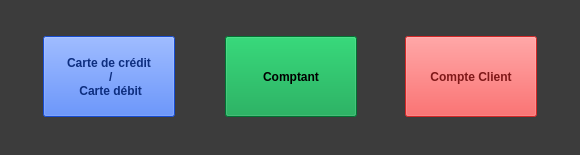
<?xml version="1.0" encoding="UTF-8"?>
<ui version="4.0">
 <class>YerothPOSVenteMethodePaiementDialog</class>
 <widget class="QDialog" name="YerothPOSVenteMethodePaiementDialog">
  <property name="windowModality">
   <enum>Qt::WindowModal</enum>
  </property>
  <property name="geometry">
   <rect>
    <x>0</x>
    <y>0</y>
    <width>580</width>
    <height>155</height>
   </rect>
  </property>
  <property name="palette">
   <palette>
    <active>
     <colorrole role="WindowText">
      <brush brushstyle="SolidPattern">
       <color alpha="255">
        <red>255</red>
        <green>255</green>
        <blue>255</blue>
       </color>
      </brush>
     </colorrole>
     <colorrole role="Button">
      <brush brushstyle="SolidPattern">
       <color alpha="255">
        <red>60</red>
        <green>60</green>
        <blue>60</blue>
       </color>
      </brush>
     </colorrole>
     <colorrole role="Light">
      <brush brushstyle="SolidPattern">
       <color alpha="255">
        <red>90</red>
        <green>90</green>
        <blue>90</blue>
       </color>
      </brush>
     </colorrole>
     <colorrole role="Midlight">
      <brush brushstyle="SolidPattern">
       <color alpha="255">
        <red>75</red>
        <green>75</green>
        <blue>75</blue>
       </color>
      </brush>
     </colorrole>
     <colorrole role="Dark">
      <brush brushstyle="SolidPattern">
       <color alpha="255">
        <red>30</red>
        <green>30</green>
        <blue>30</blue>
       </color>
      </brush>
     </colorrole>
     <colorrole role="Mid">
      <brush brushstyle="SolidPattern">
       <color alpha="255">
        <red>40</red>
        <green>40</green>
        <blue>40</blue>
       </color>
      </brush>
     </colorrole>
     <colorrole role="Text">
      <brush brushstyle="SolidPattern">
       <color alpha="255">
        <red>255</red>
        <green>255</green>
        <blue>255</blue>
       </color>
      </brush>
     </colorrole>
     <colorrole role="BrightText">
      <brush brushstyle="SolidPattern">
       <color alpha="255">
        <red>255</red>
        <green>255</green>
        <blue>255</blue>
       </color>
      </brush>
     </colorrole>
     <colorrole role="ButtonText">
      <brush brushstyle="SolidPattern">
       <color alpha="255">
        <red>255</red>
        <green>255</green>
        <blue>255</blue>
       </color>
      </brush>
     </colorrole>
     <colorrole role="Base">
      <brush brushstyle="SolidPattern">
       <color alpha="255">
        <red>0</red>
        <green>0</green>
        <blue>0</blue>
       </color>
      </brush>
     </colorrole>
     <colorrole role="Window">
      <brush brushstyle="SolidPattern">
       <color alpha="255">
        <red>60</red>
        <green>60</green>
        <blue>60</blue>
       </color>
      </brush>
     </colorrole>
     <colorrole role="Shadow">
      <brush brushstyle="SolidPattern">
       <color alpha="255">
        <red>0</red>
        <green>0</green>
        <blue>0</blue>
       </color>
      </brush>
     </colorrole>
     <colorrole role="AlternateBase">
      <brush brushstyle="SolidPattern">
       <color alpha="255">
        <red>30</red>
        <green>30</green>
        <blue>30</blue>
       </color>
      </brush>
     </colorrole>
     <colorrole role="ToolTipBase">
      <brush brushstyle="SolidPattern">
       <color alpha="255">
        <red>255</red>
        <green>255</green>
        <blue>220</blue>
       </color>
      </brush>
     </colorrole>
     <colorrole role="ToolTipText">
      <brush brushstyle="SolidPattern">
       <color alpha="255">
        <red>0</red>
        <green>0</green>
        <blue>0</blue>
       </color>
      </brush>
     </colorrole>
    </active>
    <inactive>
     <colorrole role="WindowText">
      <brush brushstyle="SolidPattern">
       <color alpha="255">
        <red>255</red>
        <green>255</green>
        <blue>255</blue>
       </color>
      </brush>
     </colorrole>
     <colorrole role="Button">
      <brush brushstyle="SolidPattern">
       <color alpha="255">
        <red>60</red>
        <green>60</green>
        <blue>60</blue>
       </color>
      </brush>
     </colorrole>
     <colorrole role="Light">
      <brush brushstyle="SolidPattern">
       <color alpha="255">
        <red>90</red>
        <green>90</green>
        <blue>90</blue>
       </color>
      </brush>
     </colorrole>
     <colorrole role="Midlight">
      <brush brushstyle="SolidPattern">
       <color alpha="255">
        <red>75</red>
        <green>75</green>
        <blue>75</blue>
       </color>
      </brush>
     </colorrole>
     <colorrole role="Dark">
      <brush brushstyle="SolidPattern">
       <color alpha="255">
        <red>30</red>
        <green>30</green>
        <blue>30</blue>
       </color>
      </brush>
     </colorrole>
     <colorrole role="Mid">
      <brush brushstyle="SolidPattern">
       <color alpha="255">
        <red>40</red>
        <green>40</green>
        <blue>40</blue>
       </color>
      </brush>
     </colorrole>
     <colorrole role="Text">
      <brush brushstyle="SolidPattern">
       <color alpha="255">
        <red>255</red>
        <green>255</green>
        <blue>255</blue>
       </color>
      </brush>
     </colorrole>
     <colorrole role="BrightText">
      <brush brushstyle="SolidPattern">
       <color alpha="255">
        <red>255</red>
        <green>255</green>
        <blue>255</blue>
       </color>
      </brush>
     </colorrole>
     <colorrole role="ButtonText">
      <brush brushstyle="SolidPattern">
       <color alpha="255">
        <red>255</red>
        <green>255</green>
        <blue>255</blue>
       </color>
      </brush>
     </colorrole>
     <colorrole role="Base">
      <brush brushstyle="SolidPattern">
       <color alpha="255">
        <red>0</red>
        <green>0</green>
        <blue>0</blue>
       </color>
      </brush>
     </colorrole>
     <colorrole role="Window">
      <brush brushstyle="SolidPattern">
       <color alpha="255">
        <red>60</red>
        <green>60</green>
        <blue>60</blue>
       </color>
      </brush>
     </colorrole>
     <colorrole role="Shadow">
      <brush brushstyle="SolidPattern">
       <color alpha="255">
        <red>0</red>
        <green>0</green>
        <blue>0</blue>
       </color>
      </brush>
     </colorrole>
     <colorrole role="AlternateBase">
      <brush brushstyle="SolidPattern">
       <color alpha="255">
        <red>30</red>
        <green>30</green>
        <blue>30</blue>
       </color>
      </brush>
     </colorrole>
     <colorrole role="ToolTipBase">
      <brush brushstyle="SolidPattern">
       <color alpha="255">
        <red>255</red>
        <green>255</green>
        <blue>220</blue>
       </color>
      </brush>
     </colorrole>
     <colorrole role="ToolTipText">
      <brush brushstyle="SolidPattern">
       <color alpha="255">
        <red>0</red>
        <green>0</green>
        <blue>0</blue>
       </color>
      </brush>
     </colorrole>
    </inactive>
    <disabled>
     <colorrole role="WindowText">
      <brush brushstyle="SolidPattern">
       <color alpha="255">
        <red>30</red>
        <green>30</green>
        <blue>30</blue>
       </color>
      </brush>
     </colorrole>
     <colorrole role="Button">
      <brush brushstyle="SolidPattern">
       <color alpha="255">
        <red>60</red>
        <green>60</green>
        <blue>60</blue>
       </color>
      </brush>
     </colorrole>
     <colorrole role="Light">
      <brush brushstyle="SolidPattern">
       <color alpha="255">
        <red>90</red>
        <green>90</green>
        <blue>90</blue>
       </color>
      </brush>
     </colorrole>
     <colorrole role="Midlight">
      <brush brushstyle="SolidPattern">
       <color alpha="255">
        <red>75</red>
        <green>75</green>
        <blue>75</blue>
       </color>
      </brush>
     </colorrole>
     <colorrole role="Dark">
      <brush brushstyle="SolidPattern">
       <color alpha="255">
        <red>30</red>
        <green>30</green>
        <blue>30</blue>
       </color>
      </brush>
     </colorrole>
     <colorrole role="Mid">
      <brush brushstyle="SolidPattern">
       <color alpha="255">
        <red>40</red>
        <green>40</green>
        <blue>40</blue>
       </color>
      </brush>
     </colorrole>
     <colorrole role="Text">
      <brush brushstyle="SolidPattern">
       <color alpha="255">
        <red>30</red>
        <green>30</green>
        <blue>30</blue>
       </color>
      </brush>
     </colorrole>
     <colorrole role="BrightText">
      <brush brushstyle="SolidPattern">
       <color alpha="255">
        <red>255</red>
        <green>255</green>
        <blue>255</blue>
       </color>
      </brush>
     </colorrole>
     <colorrole role="ButtonText">
      <brush brushstyle="SolidPattern">
       <color alpha="255">
        <red>30</red>
        <green>30</green>
        <blue>30</blue>
       </color>
      </brush>
     </colorrole>
     <colorrole role="Base">
      <brush brushstyle="SolidPattern">
       <color alpha="255">
        <red>60</red>
        <green>60</green>
        <blue>60</blue>
       </color>
      </brush>
     </colorrole>
     <colorrole role="Window">
      <brush brushstyle="SolidPattern">
       <color alpha="255">
        <red>60</red>
        <green>60</green>
        <blue>60</blue>
       </color>
      </brush>
     </colorrole>
     <colorrole role="Shadow">
      <brush brushstyle="SolidPattern">
       <color alpha="255">
        <red>0</red>
        <green>0</green>
        <blue>0</blue>
       </color>
      </brush>
     </colorrole>
     <colorrole role="AlternateBase">
      <brush brushstyle="SolidPattern">
       <color alpha="255">
        <red>60</red>
        <green>60</green>
        <blue>60</blue>
       </color>
      </brush>
     </colorrole>
     <colorrole role="ToolTipBase">
      <brush brushstyle="SolidPattern">
       <color alpha="255">
        <red>255</red>
        <green>255</green>
        <blue>220</blue>
       </color>
      </brush>
     </colorrole>
     <colorrole role="ToolTipText">
      <brush brushstyle="SolidPattern">
       <color alpha="255">
        <red>0</red>
        <green>0</green>
        <blue>0</blue>
       </color>
      </brush>
     </colorrole>
    </disabled>
   </palette>
  </property>
  <property name="windowTitle">
   <string>Dialog</string>
  </property>
  <widget class="YerothPushButton" name="pushButton_comptant">
   <property name="enabled">
    <bool>true</bool>
   </property>
   <property name="geometry">
    <rect>
     <x>225</x>
     <y>36</y>
     <width>132</width>
     <height>81</height>
    </rect>
   </property>
   <property name="palette">
    <palette>
     <active>
      <colorrole role="WindowText">
       <brush brushstyle="SolidPattern">
        <color alpha="255">
         <red>0</red>
         <green>0</green>
         <blue>0</blue>
        </color>
       </brush>
      </colorrole>
      <colorrole role="Button">
       <brush brushstyle="SolidPattern">
        <color alpha="255">
         <red>2</red>
         <green>160</green>
         <blue>70</blue>
        </color>
       </brush>
      </colorrole>
      <colorrole role="Light">
       <brush brushstyle="SolidPattern">
        <color alpha="255">
         <red>3</red>
         <green>240</green>
         <blue>105</blue>
        </color>
       </brush>
      </colorrole>
      <colorrole role="Midlight">
       <brush brushstyle="SolidPattern">
        <color alpha="255">
         <red>2</red>
         <green>200</green>
         <blue>87</blue>
        </color>
       </brush>
      </colorrole>
      <colorrole role="Dark">
       <brush brushstyle="SolidPattern">
        <color alpha="255">
         <red>1</red>
         <green>80</green>
         <blue>35</blue>
        </color>
       </brush>
      </colorrole>
      <colorrole role="Mid">
       <brush brushstyle="SolidPattern">
        <color alpha="255">
         <red>1</red>
         <green>107</green>
         <blue>46</blue>
        </color>
       </brush>
      </colorrole>
      <colorrole role="Text">
       <brush brushstyle="SolidPattern">
        <color alpha="255">
         <red>0</red>
         <green>0</green>
         <blue>0</blue>
        </color>
       </brush>
      </colorrole>
      <colorrole role="BrightText">
       <brush brushstyle="SolidPattern">
        <color alpha="255">
         <red>255</red>
         <green>255</green>
         <blue>255</blue>
        </color>
       </brush>
      </colorrole>
      <colorrole role="ButtonText">
       <brush brushstyle="SolidPattern">
        <color alpha="255">
         <red>0</red>
         <green>0</green>
         <blue>0</blue>
        </color>
       </brush>
      </colorrole>
      <colorrole role="Base">
       <brush brushstyle="SolidPattern">
        <color alpha="255">
         <red>255</red>
         <green>255</green>
         <blue>255</blue>
        </color>
       </brush>
      </colorrole>
      <colorrole role="Window">
       <brush brushstyle="SolidPattern">
        <color alpha="255">
         <red>2</red>
         <green>160</green>
         <blue>70</blue>
        </color>
       </brush>
      </colorrole>
      <colorrole role="Shadow">
       <brush brushstyle="SolidPattern">
        <color alpha="255">
         <red>0</red>
         <green>0</green>
         <blue>0</blue>
        </color>
       </brush>
      </colorrole>
      <colorrole role="AlternateBase">
       <brush brushstyle="SolidPattern">
        <color alpha="255">
         <red>128</red>
         <green>207</green>
         <blue>162</blue>
        </color>
       </brush>
      </colorrole>
      <colorrole role="ToolTipBase">
       <brush brushstyle="SolidPattern">
        <color alpha="255">
         <red>255</red>
         <green>255</green>
         <blue>220</blue>
        </color>
       </brush>
      </colorrole>
      <colorrole role="ToolTipText">
       <brush brushstyle="SolidPattern">
        <color alpha="255">
         <red>0</red>
         <green>0</green>
         <blue>0</blue>
        </color>
       </brush>
      </colorrole>
     </active>
     <inactive>
      <colorrole role="WindowText">
       <brush brushstyle="SolidPattern">
        <color alpha="255">
         <red>0</red>
         <green>0</green>
         <blue>0</blue>
        </color>
       </brush>
      </colorrole>
      <colorrole role="Button">
       <brush brushstyle="SolidPattern">
        <color alpha="255">
         <red>2</red>
         <green>160</green>
         <blue>70</blue>
        </color>
       </brush>
      </colorrole>
      <colorrole role="Light">
       <brush brushstyle="SolidPattern">
        <color alpha="255">
         <red>3</red>
         <green>240</green>
         <blue>105</blue>
        </color>
       </brush>
      </colorrole>
      <colorrole role="Midlight">
       <brush brushstyle="SolidPattern">
        <color alpha="255">
         <red>2</red>
         <green>200</green>
         <blue>87</blue>
        </color>
       </brush>
      </colorrole>
      <colorrole role="Dark">
       <brush brushstyle="SolidPattern">
        <color alpha="255">
         <red>1</red>
         <green>80</green>
         <blue>35</blue>
        </color>
       </brush>
      </colorrole>
      <colorrole role="Mid">
       <brush brushstyle="SolidPattern">
        <color alpha="255">
         <red>1</red>
         <green>107</green>
         <blue>46</blue>
        </color>
       </brush>
      </colorrole>
      <colorrole role="Text">
       <brush brushstyle="SolidPattern">
        <color alpha="255">
         <red>0</red>
         <green>0</green>
         <blue>0</blue>
        </color>
       </brush>
      </colorrole>
      <colorrole role="BrightText">
       <brush brushstyle="SolidPattern">
        <color alpha="255">
         <red>255</red>
         <green>255</green>
         <blue>255</blue>
        </color>
       </brush>
      </colorrole>
      <colorrole role="ButtonText">
       <brush brushstyle="SolidPattern">
        <color alpha="255">
         <red>0</red>
         <green>0</green>
         <blue>0</blue>
        </color>
       </brush>
      </colorrole>
      <colorrole role="Base">
       <brush brushstyle="SolidPattern">
        <color alpha="255">
         <red>255</red>
         <green>255</green>
         <blue>255</blue>
        </color>
       </brush>
      </colorrole>
      <colorrole role="Window">
       <brush brushstyle="SolidPattern">
        <color alpha="255">
         <red>2</red>
         <green>160</green>
         <blue>70</blue>
        </color>
       </brush>
      </colorrole>
      <colorrole role="Shadow">
       <brush brushstyle="SolidPattern">
        <color alpha="255">
         <red>0</red>
         <green>0</green>
         <blue>0</blue>
        </color>
       </brush>
      </colorrole>
      <colorrole role="AlternateBase">
       <brush brushstyle="SolidPattern">
        <color alpha="255">
         <red>128</red>
         <green>207</green>
         <blue>162</blue>
        </color>
       </brush>
      </colorrole>
      <colorrole role="ToolTipBase">
       <brush brushstyle="SolidPattern">
        <color alpha="255">
         <red>255</red>
         <green>255</green>
         <blue>220</blue>
        </color>
       </brush>
      </colorrole>
      <colorrole role="ToolTipText">
       <brush brushstyle="SolidPattern">
        <color alpha="255">
         <red>0</red>
         <green>0</green>
         <blue>0</blue>
        </color>
       </brush>
      </colorrole>
     </inactive>
     <disabled>
      <colorrole role="WindowText">
       <brush brushstyle="SolidPattern">
        <color alpha="255">
         <red>1</red>
         <green>80</green>
         <blue>35</blue>
        </color>
       </brush>
      </colorrole>
      <colorrole role="Button">
       <brush brushstyle="SolidPattern">
        <color alpha="255">
         <red>2</red>
         <green>160</green>
         <blue>70</blue>
        </color>
       </brush>
      </colorrole>
      <colorrole role="Light">
       <brush brushstyle="SolidPattern">
        <color alpha="255">
         <red>3</red>
         <green>240</green>
         <blue>105</blue>
        </color>
       </brush>
      </colorrole>
      <colorrole role="Midlight">
       <brush brushstyle="SolidPattern">
        <color alpha="255">
         <red>2</red>
         <green>200</green>
         <blue>87</blue>
        </color>
       </brush>
      </colorrole>
      <colorrole role="Dark">
       <brush brushstyle="SolidPattern">
        <color alpha="255">
         <red>1</red>
         <green>80</green>
         <blue>35</blue>
        </color>
       </brush>
      </colorrole>
      <colorrole role="Mid">
       <brush brushstyle="SolidPattern">
        <color alpha="255">
         <red>1</red>
         <green>107</green>
         <blue>46</blue>
        </color>
       </brush>
      </colorrole>
      <colorrole role="Text">
       <brush brushstyle="SolidPattern">
        <color alpha="255">
         <red>1</red>
         <green>80</green>
         <blue>35</blue>
        </color>
       </brush>
      </colorrole>
      <colorrole role="BrightText">
       <brush brushstyle="SolidPattern">
        <color alpha="255">
         <red>255</red>
         <green>255</green>
         <blue>255</blue>
        </color>
       </brush>
      </colorrole>
      <colorrole role="ButtonText">
       <brush brushstyle="SolidPattern">
        <color alpha="255">
         <red>1</red>
         <green>80</green>
         <blue>35</blue>
        </color>
       </brush>
      </colorrole>
      <colorrole role="Base">
       <brush brushstyle="SolidPattern">
        <color alpha="255">
         <red>2</red>
         <green>160</green>
         <blue>70</blue>
        </color>
       </brush>
      </colorrole>
      <colorrole role="Window">
       <brush brushstyle="SolidPattern">
        <color alpha="255">
         <red>2</red>
         <green>160</green>
         <blue>70</blue>
        </color>
       </brush>
      </colorrole>
      <colorrole role="Shadow">
       <brush brushstyle="SolidPattern">
        <color alpha="255">
         <red>0</red>
         <green>0</green>
         <blue>0</blue>
        </color>
       </brush>
      </colorrole>
      <colorrole role="AlternateBase">
       <brush brushstyle="SolidPattern">
        <color alpha="255">
         <red>2</red>
         <green>160</green>
         <blue>70</blue>
        </color>
       </brush>
      </colorrole>
      <colorrole role="ToolTipBase">
       <brush brushstyle="SolidPattern">
        <color alpha="255">
         <red>255</red>
         <green>255</green>
         <blue>220</blue>
        </color>
       </brush>
      </colorrole>
      <colorrole role="ToolTipText">
       <brush brushstyle="SolidPattern">
        <color alpha="255">
         <red>0</red>
         <green>0</green>
         <blue>0</blue>
        </color>
       </brush>
      </colorrole>
     </disabled>
    </palette>
   </property>
   <property name="font">
    <font>
     <weight>75</weight>
     <bold>true</bold>
     <underline>false</underline>
     <strikeout>false</strikeout>
    </font>
   </property>
   <property name="text">
    <string>Comptant</string>
   </property>
   <property name="autoDefault">
    <bool>false</bool>
   </property>
   <property name="flat">
    <bool>false</bool>
   </property>
  </widget>
  <widget class="YerothPushButton" name="pushButton_carte_de_credit">
   <property name="enabled">
    <bool>false</bool>
   </property>
   <property name="geometry">
    <rect>
     <x>43</x>
     <y>36</y>
     <width>132</width>
     <height>81</height>
    </rect>
   </property>
   <property name="palette">
    <palette>
     <active>
      <colorrole role="WindowText">
       <brush brushstyle="SolidPattern">
        <color alpha="255">
         <red>0</red>
         <green>0</green>
         <blue>0</blue>
        </color>
       </brush>
      </colorrole>
      <colorrole role="Button">
       <brush brushstyle="SolidPattern">
        <color alpha="255">
         <red>27</red>
         <green>93</green>
         <blue>255</blue>
        </color>
       </brush>
      </colorrole>
      <colorrole role="Light">
       <brush brushstyle="SolidPattern">
        <color alpha="255">
         <red>155</red>
         <green>184</green>
         <blue>255</blue>
        </color>
       </brush>
      </colorrole>
      <colorrole role="Midlight">
       <brush brushstyle="SolidPattern">
        <color alpha="255">
         <red>91</red>
         <green>138</green>
         <blue>255</blue>
        </color>
       </brush>
      </colorrole>
      <colorrole role="Dark">
       <brush brushstyle="SolidPattern">
        <color alpha="255">
         <red>13</red>
         <green>46</green>
         <blue>127</blue>
        </color>
       </brush>
      </colorrole>
      <colorrole role="Mid">
       <brush brushstyle="SolidPattern">
        <color alpha="255">
         <red>18</red>
         <green>62</green>
         <blue>170</blue>
        </color>
       </brush>
      </colorrole>
      <colorrole role="Text">
       <brush brushstyle="SolidPattern">
        <color alpha="255">
         <red>0</red>
         <green>0</green>
         <blue>0</blue>
        </color>
       </brush>
      </colorrole>
      <colorrole role="BrightText">
       <brush brushstyle="SolidPattern">
        <color alpha="255">
         <red>255</red>
         <green>255</green>
         <blue>255</blue>
        </color>
       </brush>
      </colorrole>
      <colorrole role="ButtonText">
       <brush brushstyle="SolidPattern">
        <color alpha="255">
         <red>0</red>
         <green>0</green>
         <blue>0</blue>
        </color>
       </brush>
      </colorrole>
      <colorrole role="Base">
       <brush brushstyle="SolidPattern">
        <color alpha="255">
         <red>255</red>
         <green>255</green>
         <blue>255</blue>
        </color>
       </brush>
      </colorrole>
      <colorrole role="Window">
       <brush brushstyle="SolidPattern">
        <color alpha="255">
         <red>27</red>
         <green>93</green>
         <blue>255</blue>
        </color>
       </brush>
      </colorrole>
      <colorrole role="Shadow">
       <brush brushstyle="SolidPattern">
        <color alpha="255">
         <red>0</red>
         <green>0</green>
         <blue>0</blue>
        </color>
       </brush>
      </colorrole>
      <colorrole role="AlternateBase">
       <brush brushstyle="SolidPattern">
        <color alpha="255">
         <red>141</red>
         <green>174</green>
         <blue>255</blue>
        </color>
       </brush>
      </colorrole>
      <colorrole role="ToolTipBase">
       <brush brushstyle="SolidPattern">
        <color alpha="255">
         <red>255</red>
         <green>255</green>
         <blue>220</blue>
        </color>
       </brush>
      </colorrole>
      <colorrole role="ToolTipText">
       <brush brushstyle="SolidPattern">
        <color alpha="255">
         <red>0</red>
         <green>0</green>
         <blue>0</blue>
        </color>
       </brush>
      </colorrole>
     </active>
     <inactive>
      <colorrole role="WindowText">
       <brush brushstyle="SolidPattern">
        <color alpha="255">
         <red>0</red>
         <green>0</green>
         <blue>0</blue>
        </color>
       </brush>
      </colorrole>
      <colorrole role="Button">
       <brush brushstyle="SolidPattern">
        <color alpha="255">
         <red>27</red>
         <green>93</green>
         <blue>255</blue>
        </color>
       </brush>
      </colorrole>
      <colorrole role="Light">
       <brush brushstyle="SolidPattern">
        <color alpha="255">
         <red>155</red>
         <green>184</green>
         <blue>255</blue>
        </color>
       </brush>
      </colorrole>
      <colorrole role="Midlight">
       <brush brushstyle="SolidPattern">
        <color alpha="255">
         <red>91</red>
         <green>138</green>
         <blue>255</blue>
        </color>
       </brush>
      </colorrole>
      <colorrole role="Dark">
       <brush brushstyle="SolidPattern">
        <color alpha="255">
         <red>13</red>
         <green>46</green>
         <blue>127</blue>
        </color>
       </brush>
      </colorrole>
      <colorrole role="Mid">
       <brush brushstyle="SolidPattern">
        <color alpha="255">
         <red>18</red>
         <green>62</green>
         <blue>170</blue>
        </color>
       </brush>
      </colorrole>
      <colorrole role="Text">
       <brush brushstyle="SolidPattern">
        <color alpha="255">
         <red>0</red>
         <green>0</green>
         <blue>0</blue>
        </color>
       </brush>
      </colorrole>
      <colorrole role="BrightText">
       <brush brushstyle="SolidPattern">
        <color alpha="255">
         <red>255</red>
         <green>255</green>
         <blue>255</blue>
        </color>
       </brush>
      </colorrole>
      <colorrole role="ButtonText">
       <brush brushstyle="SolidPattern">
        <color alpha="255">
         <red>0</red>
         <green>0</green>
         <blue>0</blue>
        </color>
       </brush>
      </colorrole>
      <colorrole role="Base">
       <brush brushstyle="SolidPattern">
        <color alpha="255">
         <red>255</red>
         <green>255</green>
         <blue>255</blue>
        </color>
       </brush>
      </colorrole>
      <colorrole role="Window">
       <brush brushstyle="SolidPattern">
        <color alpha="255">
         <red>27</red>
         <green>93</green>
         <blue>255</blue>
        </color>
       </brush>
      </colorrole>
      <colorrole role="Shadow">
       <brush brushstyle="SolidPattern">
        <color alpha="255">
         <red>0</red>
         <green>0</green>
         <blue>0</blue>
        </color>
       </brush>
      </colorrole>
      <colorrole role="AlternateBase">
       <brush brushstyle="SolidPattern">
        <color alpha="255">
         <red>141</red>
         <green>174</green>
         <blue>255</blue>
        </color>
       </brush>
      </colorrole>
      <colorrole role="ToolTipBase">
       <brush brushstyle="SolidPattern">
        <color alpha="255">
         <red>255</red>
         <green>255</green>
         <blue>220</blue>
        </color>
       </brush>
      </colorrole>
      <colorrole role="ToolTipText">
       <brush brushstyle="SolidPattern">
        <color alpha="255">
         <red>0</red>
         <green>0</green>
         <blue>0</blue>
        </color>
       </brush>
      </colorrole>
     </inactive>
     <disabled>
      <colorrole role="WindowText">
       <brush brushstyle="SolidPattern">
        <color alpha="255">
         <red>13</red>
         <green>46</green>
         <blue>127</blue>
        </color>
       </brush>
      </colorrole>
      <colorrole role="Button">
       <brush brushstyle="SolidPattern">
        <color alpha="255">
         <red>27</red>
         <green>93</green>
         <blue>255</blue>
        </color>
       </brush>
      </colorrole>
      <colorrole role="Light">
       <brush brushstyle="SolidPattern">
        <color alpha="255">
         <red>155</red>
         <green>184</green>
         <blue>255</blue>
        </color>
       </brush>
      </colorrole>
      <colorrole role="Midlight">
       <brush brushstyle="SolidPattern">
        <color alpha="255">
         <red>91</red>
         <green>138</green>
         <blue>255</blue>
        </color>
       </brush>
      </colorrole>
      <colorrole role="Dark">
       <brush brushstyle="SolidPattern">
        <color alpha="255">
         <red>13</red>
         <green>46</green>
         <blue>127</blue>
        </color>
       </brush>
      </colorrole>
      <colorrole role="Mid">
       <brush brushstyle="SolidPattern">
        <color alpha="255">
         <red>18</red>
         <green>62</green>
         <blue>170</blue>
        </color>
       </brush>
      </colorrole>
      <colorrole role="Text">
       <brush brushstyle="SolidPattern">
        <color alpha="255">
         <red>13</red>
         <green>46</green>
         <blue>127</blue>
        </color>
       </brush>
      </colorrole>
      <colorrole role="BrightText">
       <brush brushstyle="SolidPattern">
        <color alpha="255">
         <red>255</red>
         <green>255</green>
         <blue>255</blue>
        </color>
       </brush>
      </colorrole>
      <colorrole role="ButtonText">
       <brush brushstyle="SolidPattern">
        <color alpha="255">
         <red>13</red>
         <green>46</green>
         <blue>127</blue>
        </color>
       </brush>
      </colorrole>
      <colorrole role="Base">
       <brush brushstyle="SolidPattern">
        <color alpha="255">
         <red>27</red>
         <green>93</green>
         <blue>255</blue>
        </color>
       </brush>
      </colorrole>
      <colorrole role="Window">
       <brush brushstyle="SolidPattern">
        <color alpha="255">
         <red>27</red>
         <green>93</green>
         <blue>255</blue>
        </color>
       </brush>
      </colorrole>
      <colorrole role="Shadow">
       <brush brushstyle="SolidPattern">
        <color alpha="255">
         <red>0</red>
         <green>0</green>
         <blue>0</blue>
        </color>
       </brush>
      </colorrole>
      <colorrole role="AlternateBase">
       <brush brushstyle="SolidPattern">
        <color alpha="255">
         <red>27</red>
         <green>93</green>
         <blue>255</blue>
        </color>
       </brush>
      </colorrole>
      <colorrole role="ToolTipBase">
       <brush brushstyle="SolidPattern">
        <color alpha="255">
         <red>255</red>
         <green>255</green>
         <blue>220</blue>
        </color>
       </brush>
      </colorrole>
      <colorrole role="ToolTipText">
       <brush brushstyle="SolidPattern">
        <color alpha="255">
         <red>0</red>
         <green>0</green>
         <blue>0</blue>
        </color>
       </brush>
      </colorrole>
     </disabled>
    </palette>
   </property>
   <property name="font">
    <font>
     <weight>75</weight>
     <bold>true</bold>
     <underline>false</underline>
     <strikeout>false</strikeout>
    </font>
   </property>
   <property name="text">
    <string>Carte de crédit 
 / 
 Carte débit</string>
   </property>
   <property name="autoDefault">
    <bool>false</bool>
   </property>
   <property name="flat">
    <bool>false</bool>
   </property>
  </widget>
  <widget class="YerothPushButton" name="pushButton_compte_client">
   <property name="enabled">
    <bool>false</bool>
   </property>
   <property name="geometry">
    <rect>
     <x>405</x>
     <y>36</y>
     <width>132</width>
     <height>81</height>
    </rect>
   </property>
   <property name="palette">
    <palette>
     <active>
      <colorrole role="WindowText">
       <brush brushstyle="SolidPattern">
        <color alpha="255">
         <red>0</red>
         <green>0</green>
         <blue>0</blue>
        </color>
       </brush>
      </colorrole>
      <colorrole role="Button">
       <brush brushstyle="SolidPattern">
        <color alpha="255">
         <red>255</red>
         <green>48</green>
         <blue>48</blue>
        </color>
       </brush>
      </colorrole>
      <colorrole role="Light">
       <brush brushstyle="SolidPattern">
        <color alpha="255">
         <red>255</red>
         <green>176</green>
         <blue>176</blue>
        </color>
       </brush>
      </colorrole>
      <colorrole role="Midlight">
       <brush brushstyle="SolidPattern">
        <color alpha="255">
         <red>255</red>
         <green>112</green>
         <blue>112</blue>
        </color>
       </brush>
      </colorrole>
      <colorrole role="Dark">
       <brush brushstyle="SolidPattern">
        <color alpha="255">
         <red>127</red>
         <green>24</green>
         <blue>24</blue>
        </color>
       </brush>
      </colorrole>
      <colorrole role="Mid">
       <brush brushstyle="SolidPattern">
        <color alpha="255">
         <red>170</red>
         <green>32</green>
         <blue>32</blue>
        </color>
       </brush>
      </colorrole>
      <colorrole role="Text">
       <brush brushstyle="SolidPattern">
        <color alpha="255">
         <red>0</red>
         <green>0</green>
         <blue>0</blue>
        </color>
       </brush>
      </colorrole>
      <colorrole role="BrightText">
       <brush brushstyle="SolidPattern">
        <color alpha="255">
         <red>255</red>
         <green>255</green>
         <blue>255</blue>
        </color>
       </brush>
      </colorrole>
      <colorrole role="ButtonText">
       <brush brushstyle="SolidPattern">
        <color alpha="255">
         <red>0</red>
         <green>0</green>
         <blue>0</blue>
        </color>
       </brush>
      </colorrole>
      <colorrole role="Base">
       <brush brushstyle="SolidPattern">
        <color alpha="255">
         <red>255</red>
         <green>255</green>
         <blue>255</blue>
        </color>
       </brush>
      </colorrole>
      <colorrole role="Window">
       <brush brushstyle="SolidPattern">
        <color alpha="255">
         <red>255</red>
         <green>48</green>
         <blue>48</blue>
        </color>
       </brush>
      </colorrole>
      <colorrole role="Shadow">
       <brush brushstyle="SolidPattern">
        <color alpha="255">
         <red>0</red>
         <green>0</green>
         <blue>0</blue>
        </color>
       </brush>
      </colorrole>
      <colorrole role="AlternateBase">
       <brush brushstyle="SolidPattern">
        <color alpha="255">
         <red>255</red>
         <green>151</green>
         <blue>151</blue>
        </color>
       </brush>
      </colorrole>
      <colorrole role="ToolTipBase">
       <brush brushstyle="SolidPattern">
        <color alpha="255">
         <red>255</red>
         <green>255</green>
         <blue>220</blue>
        </color>
       </brush>
      </colorrole>
      <colorrole role="ToolTipText">
       <brush brushstyle="SolidPattern">
        <color alpha="255">
         <red>0</red>
         <green>0</green>
         <blue>0</blue>
        </color>
       </brush>
      </colorrole>
     </active>
     <inactive>
      <colorrole role="WindowText">
       <brush brushstyle="SolidPattern">
        <color alpha="255">
         <red>0</red>
         <green>0</green>
         <blue>0</blue>
        </color>
       </brush>
      </colorrole>
      <colorrole role="Button">
       <brush brushstyle="SolidPattern">
        <color alpha="255">
         <red>255</red>
         <green>48</green>
         <blue>48</blue>
        </color>
       </brush>
      </colorrole>
      <colorrole role="Light">
       <brush brushstyle="SolidPattern">
        <color alpha="255">
         <red>255</red>
         <green>176</green>
         <blue>176</blue>
        </color>
       </brush>
      </colorrole>
      <colorrole role="Midlight">
       <brush brushstyle="SolidPattern">
        <color alpha="255">
         <red>255</red>
         <green>112</green>
         <blue>112</blue>
        </color>
       </brush>
      </colorrole>
      <colorrole role="Dark">
       <brush brushstyle="SolidPattern">
        <color alpha="255">
         <red>127</red>
         <green>24</green>
         <blue>24</blue>
        </color>
       </brush>
      </colorrole>
      <colorrole role="Mid">
       <brush brushstyle="SolidPattern">
        <color alpha="255">
         <red>170</red>
         <green>32</green>
         <blue>32</blue>
        </color>
       </brush>
      </colorrole>
      <colorrole role="Text">
       <brush brushstyle="SolidPattern">
        <color alpha="255">
         <red>0</red>
         <green>0</green>
         <blue>0</blue>
        </color>
       </brush>
      </colorrole>
      <colorrole role="BrightText">
       <brush brushstyle="SolidPattern">
        <color alpha="255">
         <red>255</red>
         <green>255</green>
         <blue>255</blue>
        </color>
       </brush>
      </colorrole>
      <colorrole role="ButtonText">
       <brush brushstyle="SolidPattern">
        <color alpha="255">
         <red>0</red>
         <green>0</green>
         <blue>0</blue>
        </color>
       </brush>
      </colorrole>
      <colorrole role="Base">
       <brush brushstyle="SolidPattern">
        <color alpha="255">
         <red>255</red>
         <green>255</green>
         <blue>255</blue>
        </color>
       </brush>
      </colorrole>
      <colorrole role="Window">
       <brush brushstyle="SolidPattern">
        <color alpha="255">
         <red>255</red>
         <green>48</green>
         <blue>48</blue>
        </color>
       </brush>
      </colorrole>
      <colorrole role="Shadow">
       <brush brushstyle="SolidPattern">
        <color alpha="255">
         <red>0</red>
         <green>0</green>
         <blue>0</blue>
        </color>
       </brush>
      </colorrole>
      <colorrole role="AlternateBase">
       <brush brushstyle="SolidPattern">
        <color alpha="255">
         <red>255</red>
         <green>151</green>
         <blue>151</blue>
        </color>
       </brush>
      </colorrole>
      <colorrole role="ToolTipBase">
       <brush brushstyle="SolidPattern">
        <color alpha="255">
         <red>255</red>
         <green>255</green>
         <blue>220</blue>
        </color>
       </brush>
      </colorrole>
      <colorrole role="ToolTipText">
       <brush brushstyle="SolidPattern">
        <color alpha="255">
         <red>0</red>
         <green>0</green>
         <blue>0</blue>
        </color>
       </brush>
      </colorrole>
     </inactive>
     <disabled>
      <colorrole role="WindowText">
       <brush brushstyle="SolidPattern">
        <color alpha="255">
         <red>127</red>
         <green>24</green>
         <blue>24</blue>
        </color>
       </brush>
      </colorrole>
      <colorrole role="Button">
       <brush brushstyle="SolidPattern">
        <color alpha="255">
         <red>255</red>
         <green>48</green>
         <blue>48</blue>
        </color>
       </brush>
      </colorrole>
      <colorrole role="Light">
       <brush brushstyle="SolidPattern">
        <color alpha="255">
         <red>255</red>
         <green>176</green>
         <blue>176</blue>
        </color>
       </brush>
      </colorrole>
      <colorrole role="Midlight">
       <brush brushstyle="SolidPattern">
        <color alpha="255">
         <red>255</red>
         <green>112</green>
         <blue>112</blue>
        </color>
       </brush>
      </colorrole>
      <colorrole role="Dark">
       <brush brushstyle="SolidPattern">
        <color alpha="255">
         <red>127</red>
         <green>24</green>
         <blue>24</blue>
        </color>
       </brush>
      </colorrole>
      <colorrole role="Mid">
       <brush brushstyle="SolidPattern">
        <color alpha="255">
         <red>170</red>
         <green>32</green>
         <blue>32</blue>
        </color>
       </brush>
      </colorrole>
      <colorrole role="Text">
       <brush brushstyle="SolidPattern">
        <color alpha="255">
         <red>127</red>
         <green>24</green>
         <blue>24</blue>
        </color>
       </brush>
      </colorrole>
      <colorrole role="BrightText">
       <brush brushstyle="SolidPattern">
        <color alpha="255">
         <red>255</red>
         <green>255</green>
         <blue>255</blue>
        </color>
       </brush>
      </colorrole>
      <colorrole role="ButtonText">
       <brush brushstyle="SolidPattern">
        <color alpha="255">
         <red>127</red>
         <green>24</green>
         <blue>24</blue>
        </color>
       </brush>
      </colorrole>
      <colorrole role="Base">
       <brush brushstyle="SolidPattern">
        <color alpha="255">
         <red>255</red>
         <green>48</green>
         <blue>48</blue>
        </color>
       </brush>
      </colorrole>
      <colorrole role="Window">
       <brush brushstyle="SolidPattern">
        <color alpha="255">
         <red>255</red>
         <green>48</green>
         <blue>48</blue>
        </color>
       </brush>
      </colorrole>
      <colorrole role="Shadow">
       <brush brushstyle="SolidPattern">
        <color alpha="255">
         <red>0</red>
         <green>0</green>
         <blue>0</blue>
        </color>
       </brush>
      </colorrole>
      <colorrole role="AlternateBase">
       <brush brushstyle="SolidPattern">
        <color alpha="255">
         <red>255</red>
         <green>48</green>
         <blue>48</blue>
        </color>
       </brush>
      </colorrole>
      <colorrole role="ToolTipBase">
       <brush brushstyle="SolidPattern">
        <color alpha="255">
         <red>255</red>
         <green>255</green>
         <blue>220</blue>
        </color>
       </brush>
      </colorrole>
      <colorrole role="ToolTipText">
       <brush brushstyle="SolidPattern">
        <color alpha="255">
         <red>0</red>
         <green>0</green>
         <blue>0</blue>
        </color>
       </brush>
      </colorrole>
     </disabled>
    </palette>
   </property>
   <property name="font">
    <font>
     <weight>75</weight>
     <bold>true</bold>
     <underline>false</underline>
     <strikeout>false</strikeout>
    </font>
   </property>
   <property name="text">
    <string>Compte Client</string>
   </property>
   <property name="autoDefault">
    <bool>false</bool>
   </property>
   <property name="flat">
    <bool>false</bool>
   </property>
  </widget>
 </widget>
 <customwidgets>
  <customwidget>
   <class>YerothPushButton</class>
   <extends>QPushButton</extends>
   <header>src/widgets/yeroth-erp-push-button.hpp</header>
   <slots>
    <slot>handleItemModification(QModelIndex)</slot>
   </slots>
  </customwidget>
 </customwidgets>
 <resources/>
 <connections/>
</ui>
